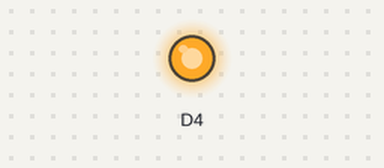
The sketch below on a simulated ESP8266 (NodeMCU). Shown: output pins drawn as LEDs (lit = HIGH).

Above: at 0.3 s.
At 19.9 s:
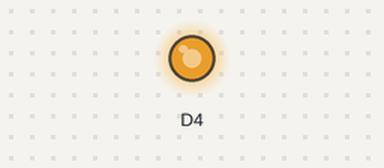
At 39.6 s:
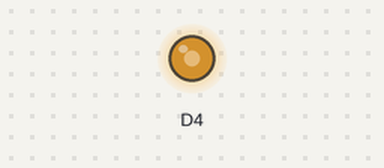
Timing chart, 0 to 40.0 s (numbered marks = the images above):
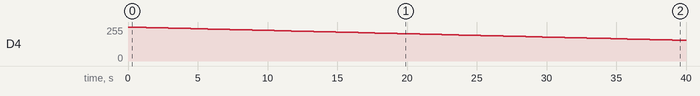

The sketch:

gradual_decrease.ino
```cpp
void setup() {
  // put your setup code here, to run once:
 pinMode(D4,OUTPUT);
}

void loop() {
  // put your main code here, to run repeatedly:
   for(int i=1023;i>0;i--)
   {
    analogWrite(D4,i);
    delay(100);
   }
}
```

Measured:
- by itself, D4: 0/255 → 255/255 at 0.00 s, → 254/255 0.10 s later, → 253/255 0.40 s later, → 252/255 0.40 s later, … (101 changes in this stretch)
